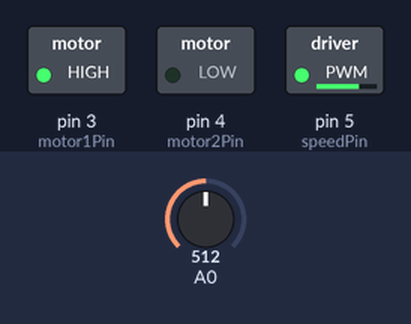
The sketch below on a simulated Arduino Uno, built with avr-gcc and run on an emulated ATmega328P. Parts: switched loads named in the sketch (green lamp = pin HIGH). Inputs (shaded band) come from the test bench; at power-on: A0 = 512.

Above: at 1.2 s.
1.3 s: A0 set to 502
At 2.5 s:
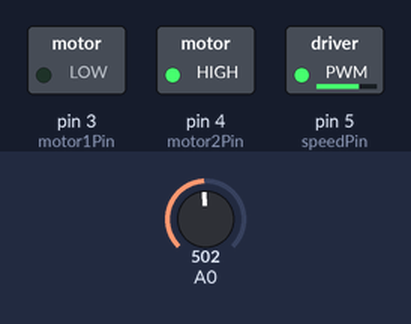
2.8 s: A0 set to 716
At 3.6 s:
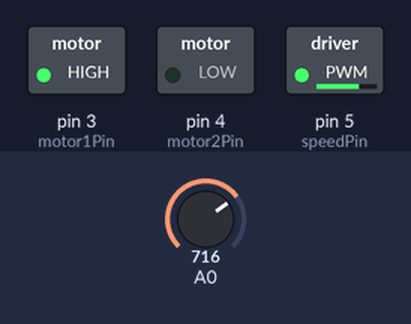
4.3 s: A0 set to 511
At 4.8 s:
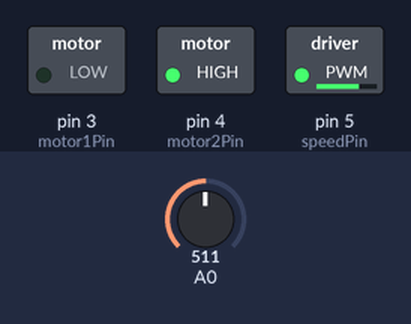
Timing chart, 0 to 7.3 s (numbered marks = the images above; inputs shaded):
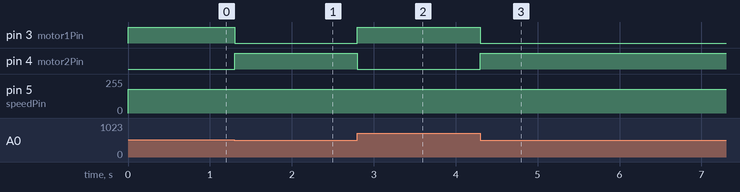

The sketch:

highVoltageAdventure.ino
```cpp
  int speedPin = 5;     //controls speed
  int motor1Pin = 3;    //controls direction via H-bridge port 7
  int motor2Pin = 4;    //controls direction via H-bridge port 2

void setup() {
  pinMode(speedPin, OUTPUT);
  pinMode(motor1Pin, OUTPUT);
  pinMode(motor2Pin, OUTPUT);
  pinMode(A0, INPUT);
}

void loop() {
  int pot_in = analogRead(A0);
  int pot_to_FAN = map(pot_in, 0, 1023, 0, 180);

  //set the speed
  analogWrite(speedPin, 180);

    if(pot_to_FAN >= 90){
    //turn in one direction
    digitalWrite(motor1Pin, HIGH);
    digitalWrite(motor2Pin, LOW);
  }

  else{
     //turn the other direction
    digitalWrite(motor1Pin, LOW);
    digitalWrite(motor2Pin, HIGH);
  }
}
```

Measured:
- the behaviour switches between 512 and 511 on A0 (found by bisection; images 0 and 1)
- after the input at 1.3 s, pin 3 (motor1Pin): HIGH → LOW at once; pin 4 (motor2Pin): LOW → HIGH at once
- after the input at 2.8 s, pin 3 (motor1Pin): LOW → HIGH at once; pin 4 (motor2Pin): HIGH → LOW at once
- after the input at 4.3 s, pin 3 (motor1Pin): HIGH → LOW at once; pin 4 (motor2Pin): LOW → HIGH at once
